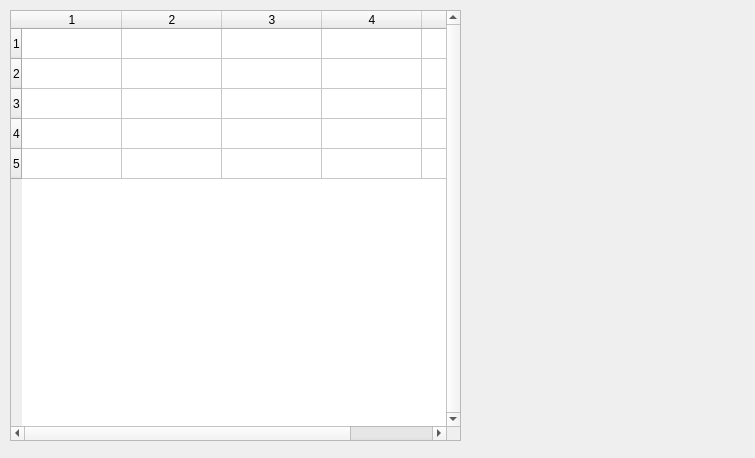
<?xml version="1.0" encoding="UTF-8"?>
<ui version="4.0">
 <class>CIniFileshow</class>
 <widget class="QWidget" name="CIniFileshow">
  <property name="geometry">
   <rect>
    <x>0</x>
    <y>0</y>
    <width>755</width>
    <height>458</height>
   </rect>
  </property>
  <property name="windowTitle">
   <string>Form</string>
  </property>
  <widget class="QTableWidget" name="tableWidget">
   <property name="geometry">
    <rect>
     <x>10</x>
     <y>10</y>
     <width>451</width>
     <height>431</height>
    </rect>
   </property>
   <property name="verticalScrollBarPolicy">
    <enum>Qt::ScrollBarAlwaysOn</enum>
   </property>
   <property name="horizontalScrollBarPolicy">
    <enum>Qt::ScrollBarAlwaysOn</enum>
   </property>
   <property name="autoScrollMargin">
    <number>5</number>
   </property>
   <property name="sortingEnabled">
    <bool>false</bool>
   </property>
   <property name="cornerButtonEnabled">
    <bool>false</bool>
   </property>
   <property name="rowCount">
    <number>5</number>
   </property>
   <property name="columnCount">
    <number>5</number>
   </property>
   <row/>
   <row/>
   <row/>
   <row/>
   <row/>
   <column/>
   <column/>
   <column/>
   <column/>
   <column/>
  </widget>
 </widget>
 <resources/>
 <connections/>
</ui>
